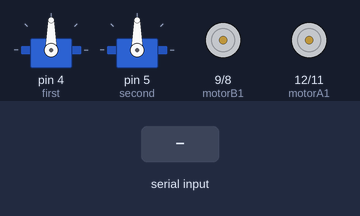
Simulated run of this sketch. Board: Arduino Uno, built with avr-gcc and run on an emulated ATmega328P. Shown: 2 × servo, motor-driver pin pairs drawn as motors (green arrow = first pin HIGH = forward, orange = second pin HIGH = backward, longer = more drive). Inputs (shaded band) come from the test bench. What the sketch prints to the serial monitor is not drawn.

Above: at 1.2 s.
1.3 s: "R" received over Serial
At 2.7 s:
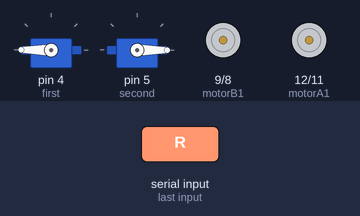
3.8 s: "F" received over Serial
At 4.2 s:
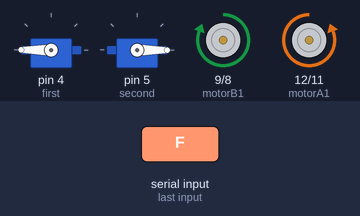
5.3 s: "L" received over Serial
At 7.1 s:
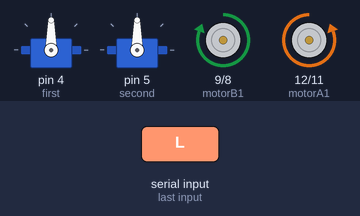
Timing chart, 0 to 8.6 s (numbered marks = the images above; inputs shaded):
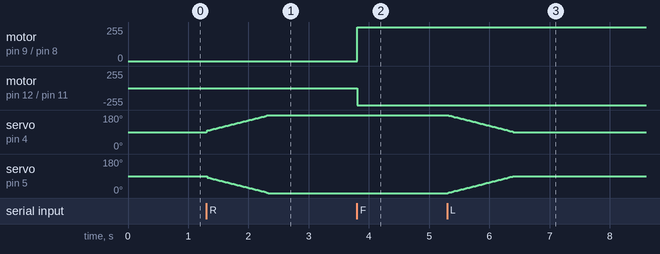

Measured:
- after the input at 1.3 s, servo on pin 4 (first): moves from 90° to 180° over 1.0 s, starting at once; servo on pin 5 (second): moves from 90° to 0° over 1.0 s, starting at once
- after the input at 3.8 s, motor on pin 9 (motorB1) / pin 8 (motorB2): stopped → forward 255/255 at once; motor on pin 12 (motorA1) / pin 11 (motorA2): stopped → backward 255/255 at once
- after the input at 5.3 s, servo on pin 4 (first): moves from 180° to 90° over 1.1 s, starting at once; servo on pin 5 (second): moves from 0° to 90° over 1.1 s, starting at once

The sketch:

SHOOTING_MACHnism_of_vivekananda.ino
```cpp
#include<Servo.h>
Servo first;
Servo second;
int pos1=90;
int pos2=90;
int motorA1=12;
int motorA2=11;
int motorB1 = 9; // Pin 10 of L293
int motorB2 = 8; // Pin 14 of L293

char state = '0';  // Initialise Motors

void setup() {
Serial.begin(9600);
first.attach(4);
second.attach(5);
pinMode(motorA1, OUTPUT);
pinMode(motorA2, OUTPUT);
pinMode(motorB1, OUTPUT);
pinMode(motorB2, OUTPUT);
}

void loop() {

if(Serial.available()>0){ // Reads from bluetooth and stores its value
state = Serial.read();
}
if(state=='F'){ // Forward
  Serial.println(state);
digitalWrite(motorA1, LOW);
digitalWrite(motorA2, HIGH);
digitalWrite(motorB1, HIGH);
digitalWrite(motorB2, LOW);


}
if(state=='B'){ // Reverse
    Serial.println(state);
digitalWrite(motorA1, LOW);
digitalWrite(motorA2, HIGH);
digitalWrite(motorB1, HIGH);
digitalWrite(motorB2, LOW);
}
if(state=='R'){ // Right
    Serial.println(state);

    if(pos1<=179)
    {
      pos1 = pos1+1;
      first.write(pos1);
    }
    if(pos2 >=1)
    {
      pos2 = pos2-1;
      second.write(pos2);
    }
  Serial.println(pos1);
    Serial.println(pos2);
}
if(state=='L'){ // Left
    Serial.println(state);

    if(pos1>=91)
    {
      pos1 = pos1-1;
      first.write(pos1);
    }
    if(pos2 <=89)
    {
      pos2 = pos2+1;
      second.write(pos2);
    }
      Serial.println(pos1);
        Serial.println(pos2);

}
if(state=='S'){ // Stop
    Serial.println(state);
digitalWrite(motorA1, LOW);
digitalWrite(motorA2, LOW);
digitalWrite(motorB1, LOW);
digitalWrite(motorB2, LOW);

}


}
```
